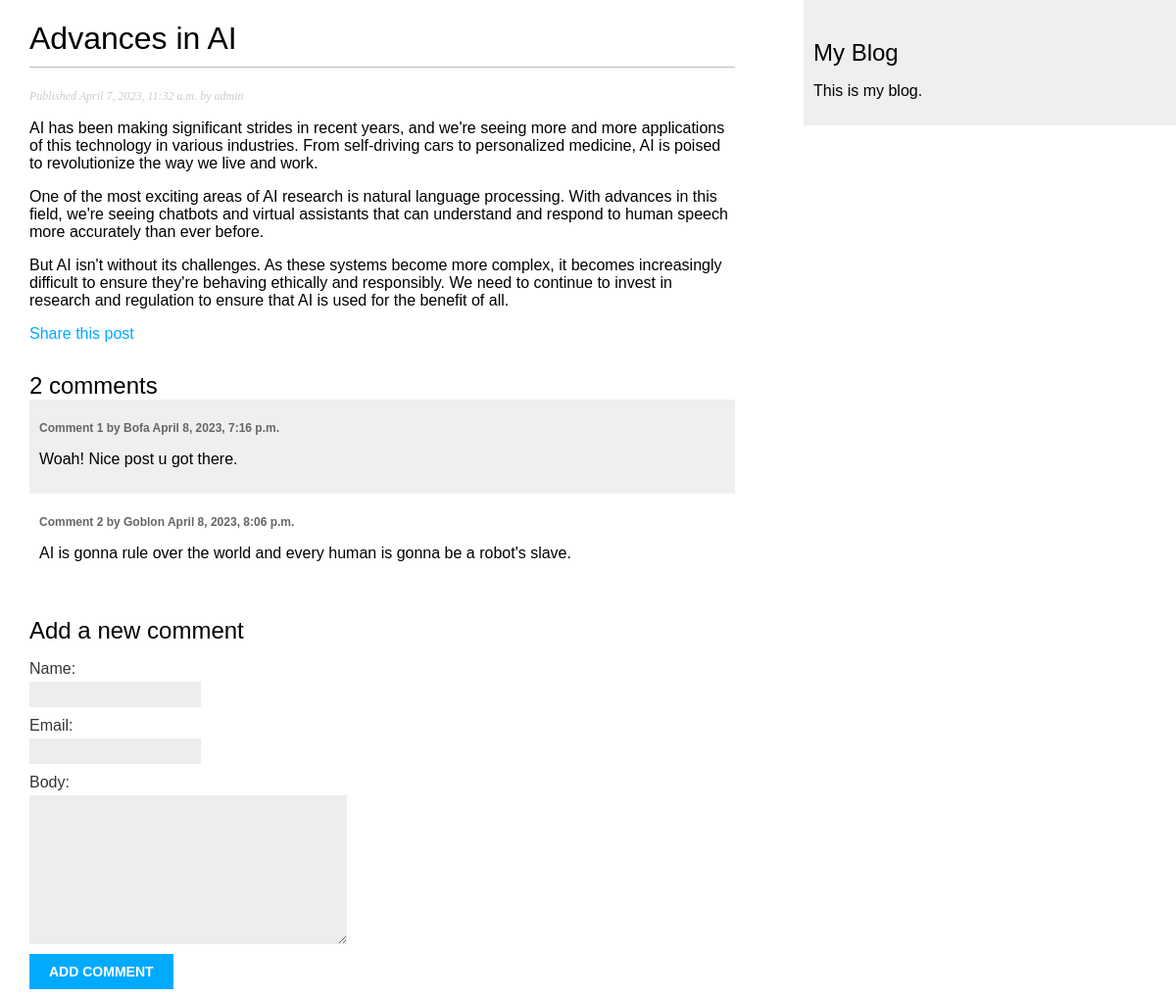
The app's page /blog/2023/4/7/advances-in-ai/ with its own data.
### blog/models.py (models this page shows, shortened)
class Post(models.Model):
    objects = models.Manager()
    published = PublishedManager()
    tags = TaggableManager()
    STATUS_CHOICES = (
        ('draft', 'Draft'),
        ('published', 'Published'),
    )
    title = models.CharField(max_length=250)
    slug = models.SlugField(max_length=250, unique_for_date='publish')
    author = models.ForeignKey(User, on_delete=models.CASCADE, related_name='blog_posts')
    body = models.TextField()
    publish = models.DateTimeField(default=timezone.now)
    created = models.DateTimeField(auto_now_add=True)
    updated = models.DateTimeField(auto_now=True)
    status = models.CharField(max_length=10, choices=STATUS_CHOICES, default='draft')
    class Meta:
        ordering = ('-publish',)

class Comment(models.Model):
    post = models.ForeignKey(Post,
                             on_delete=models.CASCADE,
                             related_name='comments')
    name = models.CharField(max_length=80)
    email = models.EmailField()
    body = models.TextField()
    created = models.DateTimeField(auto_now_add=True)
    updated = models.DateTimeField(auto_now=True)
    active = models.BooleanField(default=True)
    class Meta:
        ordering = ('created',)

### blog/views.py (the view)
def post_detail(request, year, month, day, post):
    post = get_object_or_404(Post, slug=post,
                                   status='published',
                                   publish__year=year,
                                   publish__month=month,
                                   publish__day=day)
    comments = post.comments.filter(active=True)
    new_comment = None
    if request.method == 'POST':
        comment_form = CommentForm(data=request.POST)
        if comment_form.is_valid():
            new_comment = comment_form.save(commit=False)
            new_comment.post = post
            new_comment.save()
    else:
        comment_form = CommentForm()
    return render(request, 'blog/post/detail.html',
                            {'post': post,
                             'comments': comments,
                             'new_comment': new_comment,
                             'comment_form': comment_form})

### blog/forms.py
class CommentForm(forms.ModelForm):
    class Meta:
        model = Comment
        fields = ('name', 'email', 'body')

### blog/templates/blog/post/detail.html (shortened to what this page needs)
{% extends "blog/base.html" %}
{% block content %}
    <h1>{{ post.title }}</h1>
    <p class="date">
        Published {{ post.publish }} by {{ post.author }}
    </p>
    {{ post.body|linebreaks }}
    <p>
        <a href="{% url 'blog:post_share' post.id %}">
            Share this post
        </a>
    </p>
    {% with comments.count as total_comments %}
    <h2>
        {{ total_comments }} comment{{ total_comments|pluralize }}
    </h2>
    {% endwith %}
    {% for comment in comments %}
        <div class="comment">
            <p class="info">
                Comment {{ forloop.counter }} by {{ comment.name }} {{ comment.created }}
            </p>
            {{ comment.body|linebreaks }}
        </div>
        {% empty %}
        <p>There are no comments yet.</p>
    {% endfor %}
    {% if new_comment %}
        <h2>Your comment has been added.</h2>
    {% else %}
        <h2>Add a new comment</h2>
        <form method="post">
            {{ comment_form.as_p }}
            <p><input type="submit" value="Add comment"></p>
        </form>
    {% endif %}
{% endblock %}

### blog/static/css/blog.css (style rules this page uses)
body { margin:0; padding:0; font-family:helvetica, sans-serif; }
a { color:#00abff; text-decoration:none; }
h1 { font-weight:normal; border-bottom:1px solid #bbb; padding:0 0 10px 0; }
h2 { font-weight:normal; margin:30px 0 0; }
p.date { color:#ccc; font-family: georgia, serif; font-size: 12px; font-style: italic; }
label { float:left; clear:both; color:#333; margin-bottom:4px; }
input, textarea { clear:both; float:left; margin:0 0 10px; background:#ededed; border:0; padding:6px 10px; font-size:12px; }
input[type=submit] { font-weight:bold; background:#00abff; color:#fff; padding:10px 20px; font-size:14px; text-transform:uppercase; }
.comment { padding:10px; }
.comment:nth-child(even) { background:#efefef; }
.comment .info { font-weight:bold; font-size:12px; color:#666; }

### records on screen
Post: title "Advances in AI", publish "April 7, 2023, 11:32 a.m.", author "admin", body "AI has been making significant strides in recent years, and we're seeing more and more applications of this technology in various industries. From self-driving cars to personalized medicine, AI is poised to revolutionize the way we live and work. One of the most exciting areas of AI research is natural language processing. With advances in this field, we're seeing chatbots and virtual assistants that can understand and respond to human speech more accurately than ever before. But AI isn't without its challenges. As these systems become more complex, it becomes increasingly difficult to ensure they're behaving ethically and responsibly. We need to continue to invest in research and…"
Comment: name "Bofa", created "April 8, 2023, 7:16 p.m.", body "Woah! Nice post u got there."
Comment: name "Goblon", created "April 8, 2023, 8:06 p.m.", body "AI is gonna rule over the world and every human is gonna be a robot's slave."

### other values on screen
{{ total_comments }} "2"
